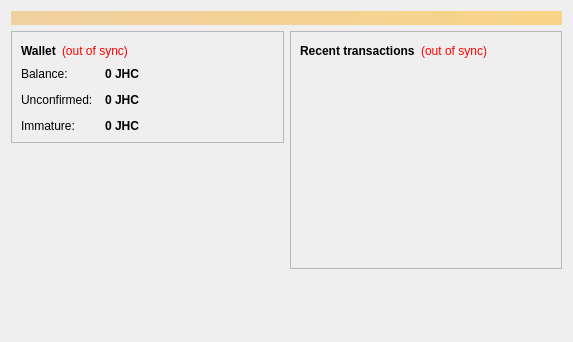
<?xml version="1.0" encoding="UTF-8"?>
<ui version="4.0">
 <class>OverviewPage</class>
 <widget class="QWidget" name="OverviewPage">
  <property name="geometry">
   <rect>
    <x>0</x>
    <y>0</y>
    <width>573</width>
    <height>342</height>
   </rect>
  </property>
  <property name="windowTitle">
   <string>Form</string>
  </property>
  <layout class="QVBoxLayout" name="topLayout">
   <item>
    <widget class="QLabel" name="labelAlerts">
     <property name="visible">
      <bool>false</bool>
     </property>
     <property name="styleSheet">
      <string notr="true">background-color: qlineargradient(x1: 0, y1: 0, x2: 1, y2: 0, stop:0 #F0D0A0, stop:1 #F8D488); color:#000000;</string>
     </property>
     <property name="wordWrap">
      <bool>true</bool>
     </property>
     <property name="margin">
      <number>3</number>
     </property>
    </widget>
   </item>
   <item>
    <layout class="QHBoxLayout" name="horizontalLayout" stretch="1,1">
     <item>
      <layout class="QVBoxLayout" name="verticalLayout_2">
       <item>
        <widget class="QFrame" name="frame">
         <property name="frameShape">
          <enum>QFrame::StyledPanel</enum>
         </property>
         <property name="frameShadow">
          <enum>QFrame::Raised</enum>
         </property>
         <layout class="QVBoxLayout" name="verticalLayout_4">
          <item>
           <layout class="QHBoxLayout" name="horizontalLayout_4">
            <item>
             <widget class="QLabel" name="label_5">
              <property name="font">
               <font>
                <weight>75</weight>
                <bold>true</bold>
               </font>
              </property>
              <property name="text">
               <string>Wallet</string>
              </property>
             </widget>
            </item>
            <item>
             <widget class="QLabel" name="labelWalletStatus">
              <property name="toolTip">
               <string>The displayed information may be out of date. Your wallet automatically synchronizes with the JahCoin network after a connection is established, but this process has not completed yet.</string>
              </property>
              <property name="styleSheet">
               <string notr="true">QLabel { color: red; }</string>
              </property>
              <property name="text">
               <string notr="true">(out of sync)</string>
              </property>
              <property name="alignment">
               <set>Qt::AlignLeading|Qt::AlignLeft|Qt::AlignVCenter</set>
              </property>
             </widget>
            </item>
            <item>
             <spacer name="horizontalSpacer_2">
              <property name="orientation">
               <enum>Qt::Horizontal</enum>
              </property>
              <property name="sizeHint" stdset="0">
               <size>
                <width>40</width>
                <height>20</height>
               </size>
              </property>
             </spacer>
            </item>
           </layout>
          </item>
          <item>
           <layout class="QFormLayout" name="formLayout_2">
            <property name="fieldGrowthPolicy">
             <enum>QFormLayout::AllNonFixedFieldsGrow</enum>
            </property>
            <property name="horizontalSpacing">
             <number>12</number>
            </property>
            <property name="verticalSpacing">
             <number>12</number>
            </property>
            <item row="0" column="0">
             <widget class="QLabel" name="label">
              <property name="text">
               <string>Balance:</string>
              </property>
             </widget>
            </item>
            <item row="0" column="1">
             <widget class="QLabel" name="labelBalance">
              <property name="font">
               <font>
                <weight>75</weight>
                <bold>true</bold>
               </font>
              </property>
              <property name="cursor">
               <cursorShape>IBeamCursor</cursorShape>
              </property>
              <property name="toolTip">
               <string>Your current balance</string>
              </property>
              <property name="text">
               <string notr="true">0 JHC</string>
              </property>
              <property name="textInteractionFlags">
               <set>Qt::LinksAccessibleByMouse|Qt::TextSelectableByKeyboard|Qt::TextSelectableByMouse</set>
              </property>
             </widget>
            </item>
            <item row="1" column="0">
             <widget class="QLabel" name="label_3">
              <property name="text">
               <string>Unconfirmed:</string>
              </property>
             </widget>
            </item>
            <item row="1" column="1">
             <widget class="QLabel" name="labelUnconfirmed">
              <property name="font">
               <font>
                <weight>75</weight>
                <bold>true</bold>
               </font>
              </property>
              <property name="cursor">
               <cursorShape>IBeamCursor</cursorShape>
              </property>
              <property name="toolTip">
               <string>Total of transactions that have yet to be confirmed, and do not yet count toward the current balance</string>
              </property>
              <property name="text">
               <string notr="true">0 JHC</string>
              </property>
              <property name="textInteractionFlags">
               <set>Qt::LinksAccessibleByMouse|Qt::TextSelectableByKeyboard|Qt::TextSelectableByMouse</set>
              </property>
             </widget>
            </item>
            <item row="2" column="0">
             <widget class="QLabel" name="labelImmatureText">
              <property name="text">
               <string>Immature:</string>
              </property>
             </widget>
            </item>
            <item row="2" column="1">
             <widget class="QLabel" name="labelImmature">
              <property name="font">
               <font>
                <weight>75</weight>
                <bold>true</bold>
               </font>
              </property>
              <property name="toolTip">
               <string>Mined balance that has not yet matured</string>
              </property>
              <property name="text">
               <string notr="true">0 JHC</string>
              </property>
              <property name="textInteractionFlags">
               <set>Qt::LinksAccessibleByMouse|Qt::TextSelectableByKeyboard|Qt::TextSelectableByMouse</set>
              </property>
             </widget>
            </item>
           </layout>
          </item>
         </layout>
        </widget>
       </item>
       <item>
        <spacer name="verticalSpacer">
         <property name="orientation">
          <enum>Qt::Vertical</enum>
         </property>
         <property name="sizeHint" stdset="0">
          <size>
           <width>20</width>
           <height>40</height>
          </size>
         </property>
        </spacer>
       </item>
      </layout>
     </item>
     <item>
      <layout class="QVBoxLayout" name="verticalLayout_3">
       <item>
        <widget class="QFrame" name="frame_2">
         <property name="frameShape">
          <enum>QFrame::StyledPanel</enum>
         </property>
         <property name="frameShadow">
          <enum>QFrame::Raised</enum>
         </property>
         <layout class="QVBoxLayout" name="verticalLayout">
          <item>
           <layout class="QHBoxLayout" name="horizontalLayout_2">
            <item>
             <widget class="QLabel" name="label_4">
              <property name="text">
               <string>&lt;b&gt;Recent transactions&lt;/b&gt;</string>
              </property>
             </widget>
            </item>
            <item>
             <widget class="QLabel" name="labelTransactionsStatus">
              <property name="toolTip">
               <string>The displayed information may be out of date. Your wallet automatically synchronizes with the JahCoin network after a connection is established, but this process has not completed yet.</string>
              </property>
              <property name="styleSheet">
               <string notr="true">QLabel { color: red; }</string>
              </property>
              <property name="text">
               <string notr="true">(out of sync)</string>
              </property>
              <property name="alignment">
               <set>Qt::AlignRight|Qt::AlignTrailing|Qt::AlignVCenter</set>
              </property>
             </widget>
            </item>
            <item>
             <spacer name="horizontalSpacer">
              <property name="orientation">
               <enum>Qt::Horizontal</enum>
              </property>
              <property name="sizeHint" stdset="0">
               <size>
                <width>40</width>
                <height>20</height>
               </size>
              </property>
             </spacer>
            </item>
           </layout>
          </item>
          <item>
           <widget class="QListView" name="listTransactions">
            <property name="styleSheet">
             <string notr="true">QListView { background: transparent; }</string>
            </property>
            <property name="frameShape">
             <enum>QFrame::NoFrame</enum>
            </property>
            <property name="verticalScrollBarPolicy">
             <enum>Qt::ScrollBarAlwaysOff</enum>
            </property>
            <property name="horizontalScrollBarPolicy">
             <enum>Qt::ScrollBarAlwaysOff</enum>
            </property>
            <property name="selectionMode">
             <enum>QAbstractItemView::NoSelection</enum>
            </property>
           </widget>
          </item>
         </layout>
        </widget>
       </item>
       <item>
        <spacer name="verticalSpacer_2">
         <property name="orientation">
          <enum>Qt::Vertical</enum>
         </property>
         <property name="sizeHint" stdset="0">
          <size>
           <width>20</width>
           <height>40</height>
          </size>
         </property>
        </spacer>
       </item>
      </layout>
     </item>
    </layout>
   </item>
  </layout>
 </widget>
 <resources/>
 <connections/>
</ui>
